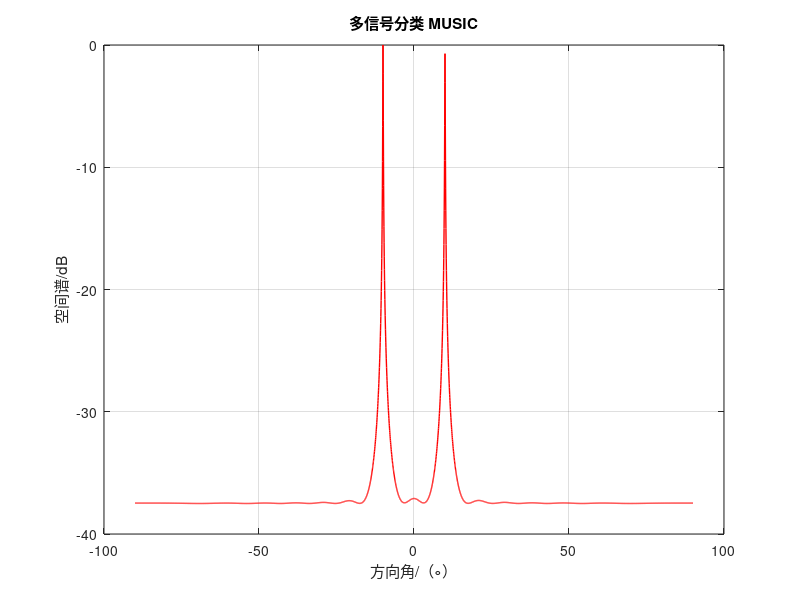

Recreate this plot in MATLAB.
% MUSIC_simulation.m
clc;
clear;

% 初始化参数
f0 = 1e10; % 信号频率为 X 波段 10 GHz
fs = 3 * f0; % 采样频率
N = 1000; % 快拍数
c = 3e8; % 光速
lamda = c / f0; % 求波长
d = lamda / 2; % 阵元间隔
M = 16; % 阵元数目
theta = [-10; 10]; % 方向来向角
theta_p = -90:0.05:90; % 方向角度扫描范围
atheta = exp(-j * 2 * pi * d * sin(theta / 180 * pi) * (0:M-1) / lamda); % 空域导向矢量

% 构建信号
s1 = sin(2 * pi * f0 * (0:1/fs:(N-1)/fs));
s2 = cos(2 * pi * f0 * (0:1/fs:(N-1)/fs));
S = [s1; s2];

% 信号模型
X = atheta' * S;
X = awgn(X, 10); % 添加白高斯噪声，SNR=10dB
Rhat = X * X' / N; % 协方差矩阵估计

% 特征值分解
[sigma, lamdaM] = eig(Rhat);
UN = sigma(:, 1:M-2);

% MUSIC 法
for i = 1:length(theta_p)
    atheta_p = exp(-j * 2 * pi * d * sin(theta_p(i) / 180 * pi) * (0:M-1) / lamda);
    p3(i) = abs(1 / (atheta_p * UN * UN' * atheta_p'));
end
P3 = 10 * log10(p3 / max(p3));

% 绘制图形
plot(theta_p, P3, 'r', 'linewidth', 1);
title('多信号分类 MUSIC');
xlabel('方向角/（\circ）');
ylabel('空间谱/dB');
grid on;
